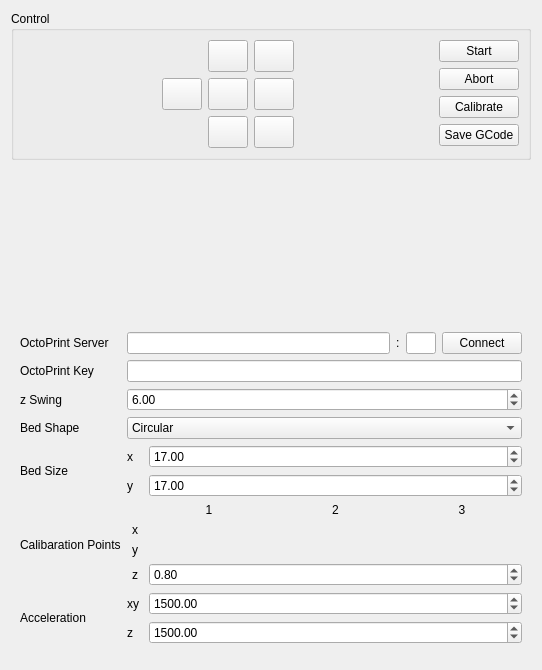
<?xml version="1.0" encoding="UTF-8"?>
<ui version="4.0">
 <class>TabRobot</class>
 <widget class="QWidget" name="TabRobot">
  <property name="geometry">
   <rect>
    <x>0</x>
    <y>0</y>
    <width>542</width>
    <height>670</height>
   </rect>
  </property>
  <property name="windowTitle">
   <string>Form</string>
  </property>
  <layout class="QVBoxLayout" name="verticalLayout">
   <item>
    <widget class="QGroupBox" name="grpControls">
     <property name="sizePolicy">
      <sizepolicy hsizetype="Preferred" vsizetype="Minimum">
       <horstretch>0</horstretch>
       <verstretch>0</verstretch>
      </sizepolicy>
     </property>
     <property name="maximumSize">
      <size>
       <width>16777215</width>
       <height>200</height>
      </size>
     </property>
     <property name="title">
      <string>Control</string>
     </property>
     <layout class="QHBoxLayout" name="horizontalLayout">
      <item>
       <widget class="QWidget" name="wdgRose" native="true">
        <layout class="QGridLayout" name="gridLayout">
         <property name="leftMargin">
          <number>0</number>
         </property>
         <property name="topMargin">
          <number>0</number>
         </property>
         <property name="rightMargin">
          <number>0</number>
         </property>
         <property name="bottomMargin">
          <number>0</number>
         </property>
         <item row="6" column="2">
          <widget class="QPushButton" name="btnYminus">
           <property name="sizePolicy">
            <sizepolicy hsizetype="Minimum" vsizetype="Minimum">
             <horstretch>0</horstretch>
             <verstretch>0</verstretch>
            </sizepolicy>
           </property>
           <property name="minimumSize">
            <size>
             <width>32</width>
             <height>32</height>
            </size>
           </property>
           <property name="maximumSize">
            <size>
             <width>64</width>
             <height>64</height>
            </size>
           </property>
           <property name="text">
            <string/>
           </property>
           <property name="icon">
            <iconset resource="images.qrc">
             <normaloff>:/icons/resources/go-down.png</normaloff>:/icons/resources/go-down.png</iconset>
           </property>
           <property name="iconSize">
            <size>
             <width>32</width>
             <height>32</height>
            </size>
           </property>
          </widget>
         </item>
         <item row="4" column="0">
          <spacer name="horizontalSpacer_2">
           <property name="orientation">
            <enum>Qt::Horizontal</enum>
           </property>
           <property name="sizeHint" stdset="0">
            <size>
             <width>40</width>
             <height>20</height>
            </size>
           </property>
          </spacer>
         </item>
         <item row="6" column="3">
          <widget class="QPushButton" name="btnZminus">
           <property name="minimumSize">
            <size>
             <width>32</width>
             <height>32</height>
            </size>
           </property>
           <property name="maximumSize">
            <size>
             <width>64</width>
             <height>64</height>
            </size>
           </property>
           <property name="text">
            <string/>
           </property>
           <property name="icon">
            <iconset resource="images.qrc">
             <normaloff>:/icons/resources/go-bottom.png</normaloff>:/icons/resources/go-bottom.png</iconset>
           </property>
           <property name="iconSize">
            <size>
             <width>32</width>
             <height>32</height>
            </size>
           </property>
          </widget>
         </item>
         <item row="4" column="2">
          <widget class="QPushButton" name="btnHome">
           <property name="sizePolicy">
            <sizepolicy hsizetype="Minimum" vsizetype="Minimum">
             <horstretch>0</horstretch>
             <verstretch>0</verstretch>
            </sizepolicy>
           </property>
           <property name="minimumSize">
            <size>
             <width>32</width>
             <height>32</height>
            </size>
           </property>
           <property name="maximumSize">
            <size>
             <width>64</width>
             <height>64</height>
            </size>
           </property>
           <property name="text">
            <string/>
           </property>
           <property name="icon">
            <iconset resource="images.qrc">
             <normaloff>:/icons/resources/go-home.png</normaloff>:/icons/resources/go-home.png</iconset>
           </property>
           <property name="iconSize">
            <size>
             <width>32</width>
             <height>32</height>
            </size>
           </property>
          </widget>
         </item>
         <item row="4" column="3">
          <widget class="QPushButton" name="btnXplus">
           <property name="sizePolicy">
            <sizepolicy hsizetype="Minimum" vsizetype="Minimum">
             <horstretch>0</horstretch>
             <verstretch>0</verstretch>
            </sizepolicy>
           </property>
           <property name="minimumSize">
            <size>
             <width>32</width>
             <height>32</height>
            </size>
           </property>
           <property name="maximumSize">
            <size>
             <width>64</width>
             <height>64</height>
            </size>
           </property>
           <property name="text">
            <string/>
           </property>
           <property name="icon">
            <iconset resource="images.qrc">
             <normaloff>:/icons/resources/go-next.png</normaloff>:/icons/resources/go-next.png</iconset>
           </property>
           <property name="iconSize">
            <size>
             <width>32</width>
             <height>32</height>
            </size>
           </property>
          </widget>
         </item>
         <item row="4" column="4">
          <spacer name="horizontalSpacer">
           <property name="orientation">
            <enum>Qt::Horizontal</enum>
           </property>
           <property name="sizeHint" stdset="0">
            <size>
             <width>40</width>
             <height>20</height>
            </size>
           </property>
          </spacer>
         </item>
         <item row="4" column="1">
          <widget class="QPushButton" name="size">
           <property name="sizePolicy">
            <sizepolicy hsizetype="Minimum" vsizetype="Minimum">
             <horstretch>0</horstretch>
             <verstretch>0</verstretch>
            </sizepolicy>
           </property>
           <property name="minimumSize">
            <size>
             <width>32</width>
             <height>32</height>
            </size>
           </property>
           <property name="maximumSize">
            <size>
             <width>64</width>
             <height>64</height>
            </size>
           </property>
           <property name="text">
            <string/>
           </property>
           <property name="icon">
            <iconset resource="images.qrc">
             <normaloff>:/icons/resources/go-previous.png</normaloff>:/icons/resources/go-previous.png</iconset>
           </property>
           <property name="iconSize">
            <size>
             <width>32</width>
             <height>32</height>
            </size>
           </property>
          </widget>
         </item>
         <item row="3" column="2">
          <widget class="QPushButton" name="btnYplus">
           <property name="sizePolicy">
            <sizepolicy hsizetype="Minimum" vsizetype="Minimum">
             <horstretch>0</horstretch>
             <verstretch>0</verstretch>
            </sizepolicy>
           </property>
           <property name="minimumSize">
            <size>
             <width>32</width>
             <height>32</height>
            </size>
           </property>
           <property name="maximumSize">
            <size>
             <width>64</width>
             <height>64</height>
            </size>
           </property>
           <property name="text">
            <string/>
           </property>
           <property name="icon">
            <iconset resource="images.qrc">
             <normaloff>:/icons/resources/go-up.png</normaloff>:/icons/resources/go-up.png</iconset>
           </property>
           <property name="iconSize">
            <size>
             <width>32</width>
             <height>32</height>
            </size>
           </property>
          </widget>
         </item>
         <item row="3" column="3">
          <widget class="QPushButton" name="btnZplus">
           <property name="sizePolicy">
            <sizepolicy hsizetype="Minimum" vsizetype="Minimum">
             <horstretch>0</horstretch>
             <verstretch>0</verstretch>
            </sizepolicy>
           </property>
           <property name="minimumSize">
            <size>
             <width>32</width>
             <height>32</height>
            </size>
           </property>
           <property name="maximumSize">
            <size>
             <width>64</width>
             <height>64</height>
            </size>
           </property>
           <property name="text">
            <string/>
           </property>
           <property name="icon">
            <iconset resource="images.qrc">
             <normaloff>:/icons/resources/go-top.png</normaloff>:/icons/resources/go-top.png</iconset>
           </property>
           <property name="iconSize">
            <size>
             <width>32</width>
             <height>32</height>
            </size>
           </property>
          </widget>
         </item>
        </layout>
       </widget>
      </item>
      <item>
       <widget class="QWidget" name="wdgControl" native="true">
        <layout class="QVBoxLayout" name="verticalLayout_2">
         <property name="leftMargin">
          <number>0</number>
         </property>
         <property name="topMargin">
          <number>0</number>
         </property>
         <property name="rightMargin">
          <number>0</number>
         </property>
         <property name="bottomMargin">
          <number>0</number>
         </property>
         <item>
          <widget class="QPushButton" name="btnStart">
           <property name="sizePolicy">
            <sizepolicy hsizetype="Minimum" vsizetype="Fixed">
             <horstretch>0</horstretch>
             <verstretch>0</verstretch>
            </sizepolicy>
           </property>
           <property name="text">
            <string>Start</string>
           </property>
           <property name="icon">
            <iconset resource="images.qrc">
             <normaloff>:/icons/resources/media-playback-start.png</normaloff>:/icons/resources/media-playback-start.png</iconset>
           </property>
          </widget>
         </item>
         <item>
          <widget class="QPushButton" name="btnAbort">
           <property name="sizePolicy">
            <sizepolicy hsizetype="Minimum" vsizetype="Fixed">
             <horstretch>0</horstretch>
             <verstretch>0</verstretch>
            </sizepolicy>
           </property>
           <property name="text">
            <string>Abort</string>
           </property>
           <property name="icon">
            <iconset resource="images.qrc">
             <normaloff>:/icons/resources/process-stop.png</normaloff>:/icons/resources/process-stop.png</iconset>
           </property>
          </widget>
         </item>
         <item>
          <widget class="QPushButton" name="btnCalibrate">
           <property name="sizePolicy">
            <sizepolicy hsizetype="Minimum" vsizetype="Fixed">
             <horstretch>0</horstretch>
             <verstretch>0</verstretch>
            </sizepolicy>
           </property>
           <property name="minimumSize">
            <size>
             <width>0</width>
             <height>0</height>
            </size>
           </property>
           <property name="text">
            <string>Calibrate</string>
           </property>
           <property name="icon">
            <iconset resource="images.qrc">
             <normaloff>:/icons/resources/calibrate.png</normaloff>:/icons/resources/calibrate.png</iconset>
           </property>
          </widget>
         </item>
         <item>
          <widget class="QPushButton" name="btnSave">
           <property name="text">
            <string>Save GCode</string>
           </property>
           <property name="icon">
            <iconset resource="images.qrc">
             <normaloff>:/icons/resources/document-save.png</normaloff>:/icons/resources/document-save.png</iconset>
           </property>
          </widget>
         </item>
        </layout>
       </widget>
      </item>
     </layout>
    </widget>
   </item>
   <item>
    <spacer name="verticalSpacer">
     <property name="orientation">
      <enum>Qt::Vertical</enum>
     </property>
     <property name="sizeHint" stdset="0">
      <size>
       <width>20</width>
       <height>40</height>
      </size>
     </property>
    </spacer>
   </item>
   <item>
    <widget class="QWidget" name="wdgSettings" native="true">
     <layout class="QGridLayout" name="gridLayout_3">
      <item row="5" column="1">
       <widget class="QWidget" name="wdgCalibPoints" native="true">
        <layout class="QGridLayout" name="gridLayout_2">
         <property name="leftMargin">
          <number>0</number>
         </property>
         <property name="topMargin">
          <number>0</number>
         </property>
         <property name="rightMargin">
          <number>0</number>
         </property>
         <property name="bottomMargin">
          <number>0</number>
         </property>
         <item row="1" column="1">
          <widget class="QLabel" name="lblX">
           <property name="maximumSize">
            <size>
             <width>16</width>
             <height>16777215</height>
            </size>
           </property>
           <property name="text">
            <string>x</string>
           </property>
           <property name="alignment">
            <set>Qt::AlignCenter</set>
           </property>
          </widget>
         </item>
         <item row="0" column="3">
          <widget class="QLabel" name="lblPoint2">
           <property name="text">
            <string>2</string>
           </property>
           <property name="alignment">
            <set>Qt::AlignCenter</set>
           </property>
          </widget>
         </item>
         <item row="0" column="4">
          <widget class="QLabel" name="lblPoint3">
           <property name="text">
            <string>3</string>
           </property>
           <property name="alignment">
            <set>Qt::AlignCenter</set>
           </property>
          </widget>
         </item>
         <item row="2" column="1">
          <widget class="QLabel" name="lblY">
           <property name="maximumSize">
            <size>
             <width>16</width>
             <height>16777215</height>
            </size>
           </property>
           <property name="text">
            <string>y</string>
           </property>
           <property name="alignment">
            <set>Qt::AlignCenter</set>
           </property>
          </widget>
         </item>
         <item row="3" column="1">
          <widget class="QLabel" name="lblZ">
           <property name="maximumSize">
            <size>
             <width>16</width>
             <height>16777215</height>
            </size>
           </property>
           <property name="text">
            <string>z</string>
           </property>
           <property name="alignment">
            <set>Qt::AlignCenter</set>
           </property>
          </widget>
         </item>
         <item row="0" column="2">
          <widget class="QLabel" name="lblPoint1">
           <property name="text">
            <string>1</string>
           </property>
           <property name="alignment">
            <set>Qt::AlignCenter</set>
           </property>
          </widget>
         </item>
         <item row="3" column="2" colspan="3">
          <widget class="QDoubleSpinBox" name="inpOffsetZ">
           <property name="maximumSize">
            <size>
             <width>16777215</width>
             <height>16777215</height>
            </size>
           </property>
           <property name="value">
            <double>0.800000000000000</double>
           </property>
          </widget>
         </item>
        </layout>
       </widget>
      </item>
      <item row="9" column="1">
       <widget class="QWidget" name="widget_2" native="true">
        <layout class="QHBoxLayout" name="horizontalLayout_3">
         <property name="leftMargin">
          <number>0</number>
         </property>
         <property name="topMargin">
          <number>0</number>
         </property>
         <property name="rightMargin">
          <number>0</number>
         </property>
         <property name="bottomMargin">
          <number>0</number>
         </property>
        </layout>
       </widget>
      </item>
      <item row="6" column="0">
       <widget class="QLabel" name="lblAccel">
        <property name="text">
         <string>Acceleration</string>
        </property>
       </widget>
      </item>
      <item row="4" column="0">
       <widget class="QLabel" name="lblBedSize">
        <property name="text">
         <string>Bed Size</string>
        </property>
       </widget>
      </item>
      <item row="2" column="1">
       <widget class="QDoubleSpinBox" name="inpSwingZ">
        <property name="value">
         <double>6.000000000000000</double>
        </property>
       </widget>
      </item>
      <item row="0" column="1">
       <widget class="QWidget" name="wdgConnect" native="true">
        <layout class="QHBoxLayout" name="horizontalLayout_2">
         <property name="leftMargin">
          <number>0</number>
         </property>
         <property name="topMargin">
          <number>0</number>
         </property>
         <property name="rightMargin">
          <number>0</number>
         </property>
         <property name="bottomMargin">
          <number>0</number>
         </property>
         <item>
          <widget class="QLineEdit" name="inpHost"/>
         </item>
         <item>
          <widget class="QLabel" name="lblSeperator">
           <property name="sizePolicy">
            <sizepolicy hsizetype="Fixed" vsizetype="Preferred">
             <horstretch>0</horstretch>
             <verstretch>0</verstretch>
            </sizepolicy>
           </property>
           <property name="text">
            <string>:</string>
           </property>
          </widget>
         </item>
         <item>
          <widget class="QLineEdit" name="inpPort">
           <property name="sizePolicy">
            <sizepolicy hsizetype="Preferred" vsizetype="Fixed">
             <horstretch>0</horstretch>
             <verstretch>0</verstretch>
            </sizepolicy>
           </property>
           <property name="minimumSize">
            <size>
             <width>30</width>
             <height>0</height>
            </size>
           </property>
           <property name="maximumSize">
            <size>
             <width>30</width>
             <height>16777215</height>
            </size>
           </property>
          </widget>
         </item>
         <item>
          <widget class="QPushButton" name="btnConnect">
           <property name="sizePolicy">
            <sizepolicy hsizetype="Minimum" vsizetype="Fixed">
             <horstretch>0</horstretch>
             <verstretch>0</verstretch>
            </sizepolicy>
           </property>
           <property name="text">
            <string>Connect</string>
           </property>
           <property name="icon">
            <iconset resource="images.qrc">
             <normaloff>:/icons/resources/octoprint.png</normaloff>:/icons/resources/octoprint.png</iconset>
           </property>
           <property name="checkable">
            <bool>true</bool>
           </property>
          </widget>
         </item>
        </layout>
       </widget>
      </item>
      <item row="6" column="1">
       <widget class="QWidget" name="widget" native="true">
        <layout class="QGridLayout" name="gridLayout_4">
         <property name="leftMargin">
          <number>0</number>
         </property>
         <property name="topMargin">
          <number>0</number>
         </property>
         <property name="rightMargin">
          <number>0</number>
         </property>
         <property name="bottomMargin">
          <number>0</number>
         </property>
         <item row="0" column="1">
          <widget class="QDoubleSpinBox" name="inpAccelXY">
           <property name="maximum">
            <double>6000.000000000000000</double>
           </property>
           <property name="value">
            <double>1500.000000000000000</double>
           </property>
          </widget>
         </item>
         <item row="0" column="0">
          <widget class="QLabel" name="label_2">
           <property name="maximumSize">
            <size>
             <width>16</width>
             <height>16777215</height>
            </size>
           </property>
           <property name="text">
            <string>xy</string>
           </property>
          </widget>
         </item>
         <item row="1" column="0">
          <widget class="QLabel" name="label">
           <property name="maximumSize">
            <size>
             <width>16</width>
             <height>16777215</height>
            </size>
           </property>
           <property name="text">
            <string>z</string>
           </property>
          </widget>
         </item>
         <item row="1" column="1">
          <widget class="QDoubleSpinBox" name="inpAccelZ">
           <property name="maximum">
            <double>6000.000000000000000</double>
           </property>
           <property name="value">
            <double>1500.000000000000000</double>
           </property>
          </widget>
         </item>
        </layout>
       </widget>
      </item>
      <item row="4" column="1">
       <widget class="QWidget" name="widget_3" native="true">
        <layout class="QGridLayout" name="gridLayout_5">
         <property name="leftMargin">
          <number>0</number>
         </property>
         <property name="topMargin">
          <number>0</number>
         </property>
         <property name="rightMargin">
          <number>0</number>
         </property>
         <property name="bottomMargin">
          <number>0</number>
         </property>
         <item row="1" column="1">
          <widget class="QDoubleSpinBox" name="inpBedSizeY">
           <property name="value">
            <double>17.000000000000000</double>
           </property>
          </widget>
         </item>
         <item row="0" column="1">
          <widget class="QDoubleSpinBox" name="inpBedSizeX">
           <property name="value">
            <double>17.000000000000000</double>
           </property>
          </widget>
         </item>
         <item row="0" column="0">
          <widget class="QLabel" name="lblBedSizeX">
           <property name="maximumSize">
            <size>
             <width>16</width>
             <height>16777215</height>
            </size>
           </property>
           <property name="text">
            <string>x</string>
           </property>
          </widget>
         </item>
         <item row="1" column="0">
          <widget class="QLabel" name="lblBedSizeY">
           <property name="maximumSize">
            <size>
             <width>16</width>
             <height>16777215</height>
            </size>
           </property>
           <property name="text">
            <string>y</string>
           </property>
          </widget>
         </item>
        </layout>
       </widget>
      </item>
      <item row="1" column="1">
       <widget class="QLineEdit" name="inpApiKey"/>
      </item>
      <item row="5" column="0">
       <widget class="QLabel" name="lblCalibPoints">
        <property name="text">
         <string>Calibaration Points</string>
        </property>
       </widget>
      </item>
      <item row="1" column="0">
       <widget class="QLabel" name="lblApiKey">
        <property name="text">
         <string>OctoPrint Key</string>
        </property>
       </widget>
      </item>
      <item row="0" column="0">
       <widget class="QLabel" name="lblHostPort">
        <property name="text">
         <string>OctoPrint Server</string>
        </property>
       </widget>
      </item>
      <item row="2" column="0">
       <widget class="QLabel" name="lblSwingZ">
        <property name="text">
         <string>z Swing</string>
        </property>
       </widget>
      </item>
      <item row="3" column="0">
       <widget class="QLabel" name="lblBedShape">
        <property name="text">
         <string>Bed Shape</string>
        </property>
       </widget>
      </item>
      <item row="3" column="1">
       <widget class="QComboBox" name="cmbBedShape">
        <item>
         <property name="text">
          <string comment="1">Circular</string>
         </property>
         <property name="icon">
          <iconset resource="images.qrc">
           <normaloff>:/icons/resources/bed_circ.png</normaloff>:/icons/resources/bed_circ.png</iconset>
         </property>
        </item>
        <item>
         <property name="text">
          <string comment="0">Rectangular</string>
         </property>
         <property name="icon">
          <iconset resource="images.qrc">
           <normaloff>:/icons/resources/bed_rect.png</normaloff>:/icons/resources/bed_rect.png</iconset>
         </property>
        </item>
       </widget>
      </item>
     </layout>
    </widget>
   </item>
  </layout>
 </widget>
 <resources>
  <include location="images.qrc"/>
 </resources>
 <connections/>
</ui>
